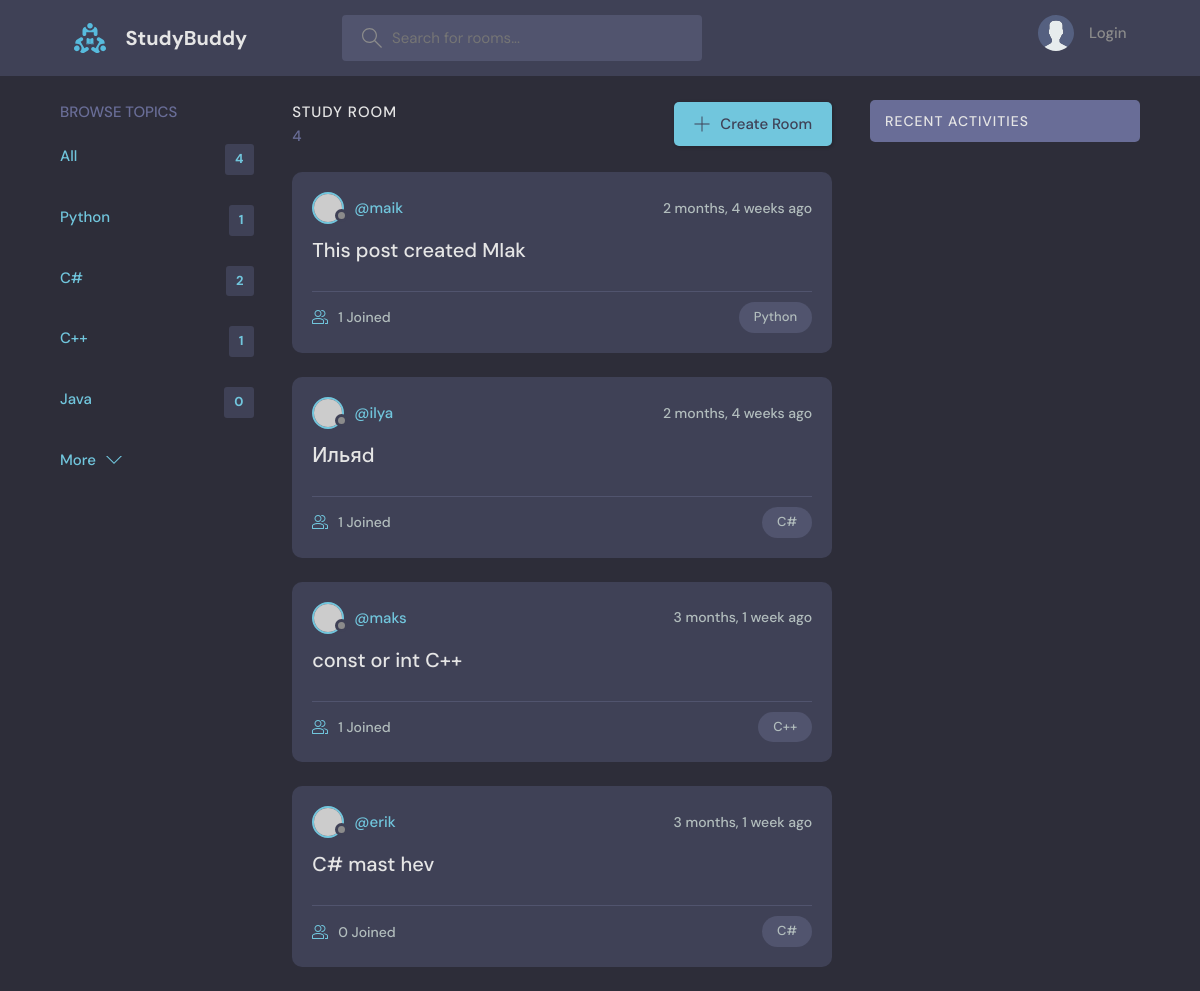
The page / on the database its author committed.
### base/models.py (models this page shows, shortened)
class Topic(models.Model):
    name = models.CharField(max_length=100)

class Room(models.Model):
    host = models.ForeignKey(User, on_delete=models.SET_NULL,null=True)
    topic = models.ForeignKey(Topic, on_delete=models.SET_NULL,null=True)
    name = models.CharField(max_length=150)
    description = models.TextField(null=True, blank=True)
    participants = models.ManyToManyField(
        User,related_name='participants',blank=True)
    updated = models.DateTimeField(auto_now=True)
    created =models.DateTimeField(auto_now_add=True)
    class Meta:
        ordering  = ['-updated','-created']

### base/views.py (the view)
# urls.py: path('', views.home, name="home"),
def home(request):
    q = request.GET.get('q') if request.GET.get('q') != None else ''
    rooms = Room.objects.filter(Q(topic__name__icontains = q) |
                                Q(name__icontains = q) |
                                Q(description__icontains = q)
                                )
    room_count = rooms.count()
    topics = Topic.objects.all()
    room_messages = Message.objects.filter(Q(room__topic__name__icontains=q)
                                           )
    return render(request, 'base/home.html', {'rooms': rooms , 'topics':topics ,
                                              'room_count':room_count, 'room_messages':room_messages},)

### base/templates/base/home.html (shortened to what this page needs)
{% extends 'main.html' %}
{% block content %}
    <main class="layout layout--3">
      <div class="container">
        {% include 'base/topics_component.html' %}
        <div class="roomList">
          <div class="roomList__header">
            <div>
              <h2>Study Room</h2>
              <p>{{room_count}}</p>
            </div>
            <a class="btn btn--main" href="{% url 'create-room' %}">
              <svg version="1.1" xmlns="http://www.w3.org/2000/svg" width="32" height="32" viewBox="0 0 32 32">
                <title>add</title>
                <path
                  d="M16.943 0.943h-1.885v14.115h-14.115v1.885h14.115v14.115h1.885v-14.115h14.115v-1.885h-14.115v-14.115z"
                ></path>
              </svg>
              Create Room
            </a>
          </div>
          {% include 'base/feed_component.html' %}
        </div>
        {% include 'base/activity_component.html'%}
      </div>
    </main>
{% endblock %}

### base/templates/base/topics_component.html
<div class="topics">
    <div class="topics__header">
        <h2>Browse Topics</h2>
    </div>
      <ul class="topics__list">
        <li>
            <a href="{% url 'home' %}" class="active">All<span>{{topics.count}}</span></a>
        </li>
        {% for topic in topics %}
          <li>
            <a href="{% url 'home' %}?q={{topic.name}}" class="active">{{topic.name}}<span>{{topic.room_set.count}}</span></a>
          </li>
        {% endfor %}
      </ul>
      <a class="btn btn--link" href="topics.html">
        More
        <svg version="1.1" xmlns="http://www.w3.org/2000/svg" width="32" height="32" viewBox="0 0 32 32">
          <title>chevron-down</title>
          <path d="M16 21l-13-13h-3l16 16 16-16h-3l-13 13z"></path>
        </svg>
      </a>
</div>

### base/templates/base/feed_component.html (shortened to what this page needs)
{% for room in rooms %}
    <div class="roomListRoom">
        <div class="roomListRoom__header">
          <a href="{% url 'user-profile' room.host.id %}" class="roomListRoom__author">
            <div class="avatar avatar--small">
              <img src="https://randomuser.me/api/portraits/women/11.jpg" />
            </div>
            <span>@{{room.host.username}}</span>
          </a>
          <div class="roomListRoom__actions">
            <span>{{room.created|timesince}} ago</span>
          </div>
        </div>
        <div class="roomListRoom__content">
          <a href="{% url 'room' room.id%}">{{room.name}}</a>
        </div>
        <div class="roomListRoom__meta">
          <a href="{% url 'room' room.id%}" class="roomListRoom__joined">
            {{room.participants.all.count}} Joined
          </a>
          <p class="roomListRoom__topic">{{room.topic.name}}</p>
        </div>
    </div>
{% endfor %}

### static/styles/style.css (style rules this page uses)
:root { --color-main: #71c6dd; --color-main-light: #e1f6fb; --color-dark: #3f4156; --color-dark-medium: #51546e; --color-dark-light: #696d97; --color-light: #e5e5e5; --color-gray: #8b8b8b; --color-light-gray: #b2bdbd; --color-bg: #2d2d39; --color-success: #5dd693; --color-error: #fc4b0b; }
* { font-family: "DM Sans", -apple-system, BlinkMacSystemFont, "Segoe UI", Roboto, Oxygen, Ubuntu, Cantarell, "Open Sans", "Helvetica Neue", sans-serif; margin: 0; padding: 0; box-sizing: border-box; text-rendering: optimizeLegibility; font-size: inherit; }
html { font-size: 56.25%; }
@media only screen and (min-width: 1200px) { html { font-size: 62.5%; } }
body { line-height: 1.6; font-weight: 400; font-size: 1.5rem; color: var(--color-light-gray); background-color: var(--color-bg); min-height: 100vh; }
img { width: 100%; }
a { display: inline-block; color: var(--color-main); text-decoration: none; }
.container { max-width: 120rem; width: 90%; margin: auto; }
.btn { background-color: transparent; border: none; display: inline-flex; align-items: center; gap: 1rem; cursor: pointer; transition: all ease-in-out 0.3s; padding: 1rem 2rem; border-radius: 5px; box-shadow: 1px 1px 3px 1px rgba(0, 0, 0, 0.15); font-weight: 500; }
.btn--link { border-radius: 0; padding: 0; color: var(--color-main); box-shadow: none; }
.btn--main { background-color: var(--color-main); color: var(--color-dark); }
.btn > svg { fill: currentColor; width: 1.6rem; height: 1.6rem; }
.avatar { position: relative; display: inline-block; border-radius: 50%; border: 2px solid var(--color-main); }
.avatar img { display: block; border-radius: 50%; object-fit: cover; object-position: center; }
.avatar::after { content: ""; display: block; position: absolute; background-color: var(--color-gray); z-index: 111; border-radius: 50%; border: 0.3rem solid var(--color-dark); }
.avatar.avatar--small img { width: 2.8rem; height: 2.8rem; }
.avatar.avatar--small:after { width: 0.7rem; height: 0.7rem; bottom: 0px; right: -6px; }
.layout { margin-top: 2.4rem; }
.layout > .container { display: flex; justify-content: space-between; align-items: flex-start; }
.layout--3 > .container > div:first-child { flex-basis: 18%; max-width: 22.5rem; }
.layout--3 > .container > div:nth-child(2) { flex-basis: 50%; }
.topics__header { margin-bottom: 2rem; }
.topics__header h2 { text-transform: uppercase; font-weight: 500; color: var(--color-dark-light); }
.topics__list { list-style: none; }
.topics__list li a { display: flex; justify-content: space-between; margin-bottom: 3rem; font-weight: 500; color: var(--color-light-gray); transition: all 0.3s ease-in-out; }
.topics__list li a.active, .topics__list li a:hover { color: var(--color-main); }
.topics__list li a span { padding: 0.5rem 1rem; background-color: var(--color-dark); border-radius: 3px; font-size: 1.3rem; font-weight: 700; letter-spacing: 1px; }
.roomList__header { display: flex; justify-content: space-between; align-items: center; margin-bottom: 2.4rem; }
.roomList__header h2 { text-transform: uppercase; font-weight: 500; color: var(--color-light); letter-spacing: 1px; }
.roomList__header p { font-weight: 500; color: var(--color-dark-light); }
.roomListRoom { margin-bottom: 2.4rem; background-color: var(--color-dark); border-radius: 1rem; padding: 2rem; }
.roomListRoom__header { display: flex; justify-content: space-between; align-items: center; }
.roomListRoom__author { font-weight: 500; display: flex; align-items: center; gap: 1rem; }
.roomListRoom__actions { display: flex; align-items: flex-start; gap: 1rem; position: relative; }
.roomListRoom__actions span { font-size: 1.4rem; font-weight: 500; }
.roomListRoom__content { margin: 1rem 0; }
.roomListRoom__content a { font-size: 2rem; font-weight: 500; margin-bottom: 1.5rem; color: var(--color-light); transition: all 0.3s ease-in-out; }
.roomListRoom__meta { border-top: 1px solid var(--color-dark-medium); padding-top: 1rem; display: flex; align-items: center; justify-content: space-between; }
.roomListRoom__joined { color: var(--color-light-gray); display: flex; align-items: center; gap: 1rem; font-size: 1.4rem; font-weight: 500; }
.roomListRoom__joined svg { fill: var(--color-main); width: 1.6rem; height: 1.6rem; }
.roomListRoom__topic { padding: 5px 1.5rem; background-color: var(--color-dark-medium); border-radius: 5rem; font-weight: 500; font-size: 1.3rem; }

### rows shown on the page
Topic: name "Python", room_set.count "1"
Topic: name "C#", room_set.count "2"
Topic: name "C++", room_set.count "1"
Topic: name "Java", room_set.count "0"
Room: host.username "maik", created "2 months, 4 weeks", name "This post created MIak", participants.all.count "1", topic.name "Python"
Room: host.username "ilya", created "2 months, 4 weeks", name "Ильяd", participants.all.count "1", topic.name "C#"
Room: host.username "maks", created "3 months, 1 week", name "const or int C++", participants.all.count "1", topic.name "C++"
Room: host.username "erik", created "3 months, 1 week", name "C# mast hev", participants.all.count "0", topic.name "C#"

### other values the page prints
{{ topics.count }} "4"
{{ room_count }} "4"
